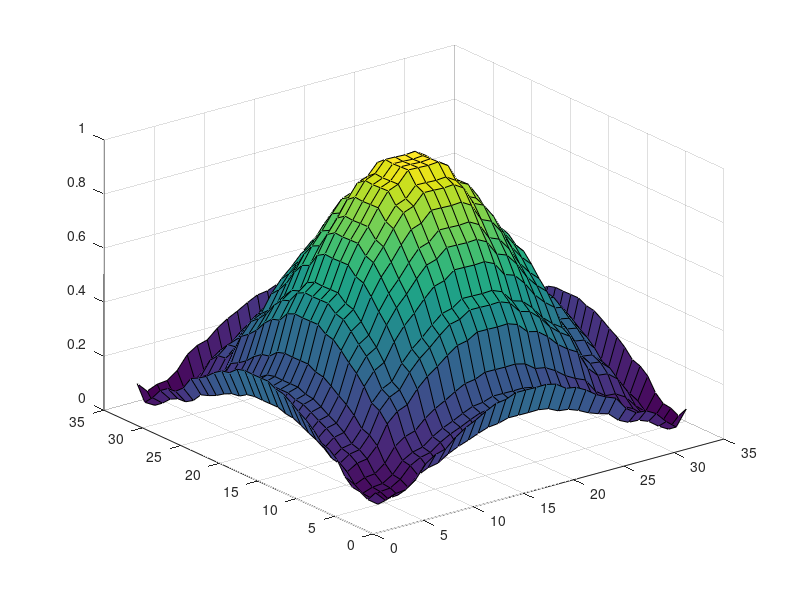
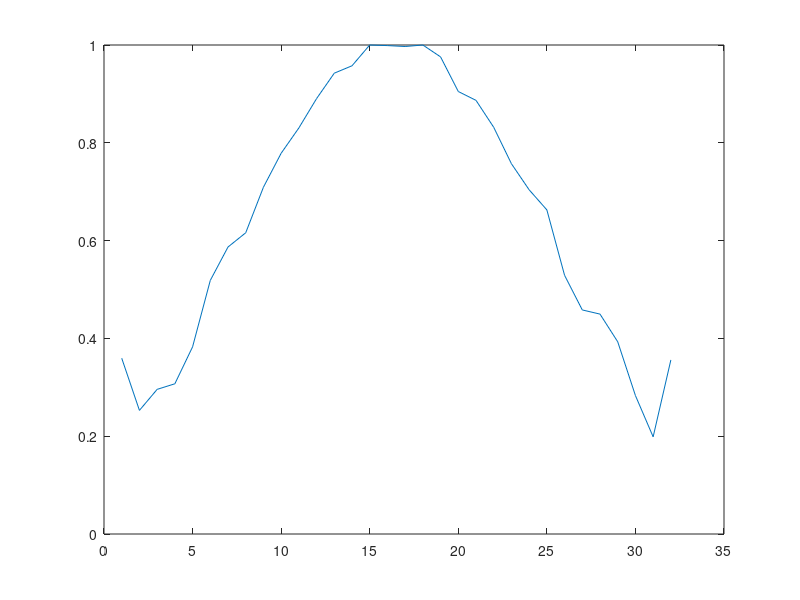
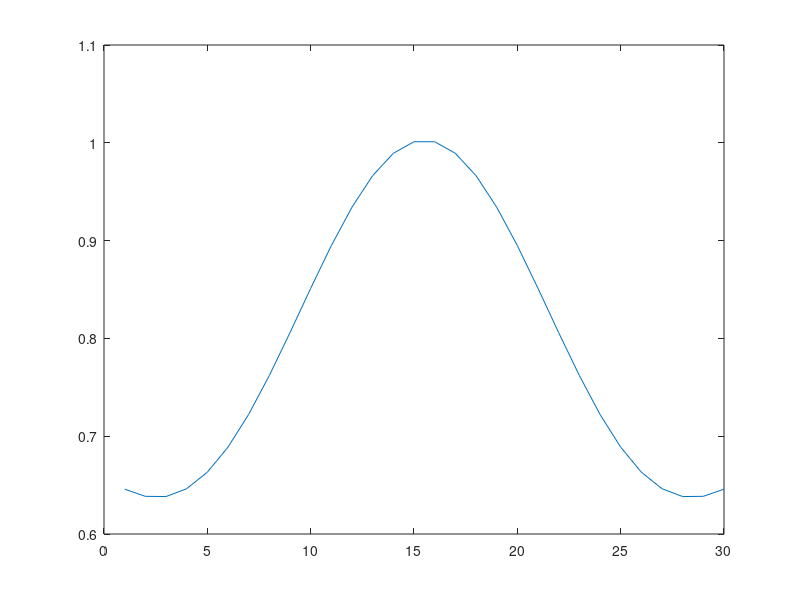

Source code (MATLAB) for these figures, in order:
coeffs = [0.3595, 0.2528, 0.2958, 0.3072, 0.3827, 0.5186, 0.5869, 0.6160, 0.7092, 0.7786, 0.8304, 0.8904, 0.9424, 0.9575, 1.0000, 0.9988, 0.9969, 1.0000, 0.9757, 0.9049, 0.8868, 0.8317, 0.7572, 0.7039, 0.6628, 0.5290, 0.4582, 0.4497, 0.3931, 0.2831, 0.1987, 0.3559];
coeffsInterp = interp(coeffs,2);

nPerRow = 32;
distribution = ones(nPerRow,nPerRow);


for r=1:nPerRow
    for c=1:nPerRow
        distribution(r,c) =  coeffs(1,c)*coeffs(1,r);
    end
end

nPerRow = 30;
x = linspace(-1.6,1.6,nPerRow);
sincFunc = sinc(x);
sincDist = 0.3*sincFunc +0.7026; %sincDist = 0.6*sincFunc +0.4026;
                                 %sincDist = 0.7*sincFunc +0.3026;

sincDistMat = ones(nPerRow,nPerRow);
for r=1:nPerRow
    for c=1:nPerRow
        sincDistMat(r,c) =  sincDist(1,c)*sincDist(1,r);
    end
end

singleColumn = reshape(sincDistMat,[1,nPerRow^2]);
phase = zeros(1,nPerRow^2);

importVector = [singleColumn;phase];

fileID = fopen('sincDistribution.txt','w');
fprintf(fileID,'%f %f\r\n',importVector); % '%6.2f %12.8f\r\n'
fclose(fileID);

figure(1)
surf(distribution)

figure(2)
plot(coeffs)

figure
plot(sincDist)

